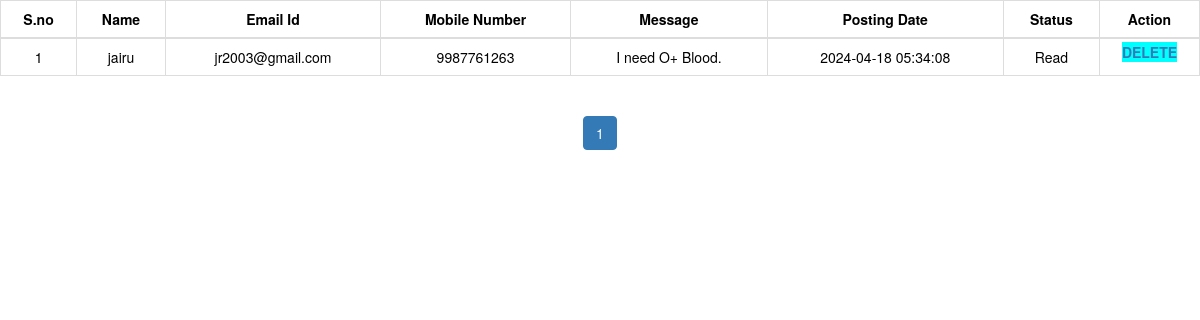
Page /admin/query.php (signed in) on the committed database.
### tables this page shows
create table contact_query(
query_id int auto_increment Not Null,
query_name varchar(100) NOT NULL,
query_mail varchar(120) NOT NULL,
query_number char(11) NOT NULL,
query_message longtext NOT NULL,
query_date timestamp NOT NULL DEFAULT CURRENT_TIMESTAMP,
query_status int(11) DEFAULT NULL,
Primary key(query_id)
);

### admin/query.php (the view, shortened to what this page needs)
<!DOCTYPE html>
<html>
<head>
    <link rel="stylesheet" href="https://maxcdn.bootstrapcdn.com/bootstrap/3.4.1/css/bootstrap.min.css">
</head>
<body style="color:black">
<?php
include 'conn.php';
if (isset($_SESSION['loggedin']) && $_SESSION['loggedin'] == true) {
    $limit = 10;
    $page = isset($_GET['page']) ? (int)$_GET['page'] : 1;
    $offset = ($page - 1) * $limit;
    $count = $offset + 1;
    $sql = "SELECT * FROM contact_query LIMIT {$offset}, {$limit}";
    $result = $conn->query($sql);
    if ($result->num_rows > 0) {
        echo '<div class="table-responsive">
                <table class="table table-bordered" style="text-align:center">
                    <thead style="text-align:center">
                        <th style="text-align:center">S.no</th>
                        <th style="text-align:center">Name</th>
                        <th style="text-align:center">Email Id</th>
                        <th style="text-align:center">Mobile Number</th>
                        <th style="text-align:center">Message</th>
                        <th style="text-align:center">Posting Date</th>
                        <th style="text-align:center">Status</th>
                        <th style="text-align:center">Action</th>
                    </thead>
                    <tbody>';
        while ($row = $result->fetch_assoc()) {
            echo '<tr>
                    <td>' . $count++ . '</td>
                    <td>' . htmlspecialchars($row['query_name']) . '</td>
                    <td>' . htmlspecialchars($row['query_mail']) . '</td>
                    <td>' . htmlspecialchars($row['query_number']) . '</td>
                    <td>' . htmlspecialchars($row['query_message']) . '</td>
                    <td>' . htmlspecialchars($row['query_date']) . '</td>';
            if ($row['query_status'] == 1) {
                echo '<td>Read<br></td>';
            } else {
                echo '<td><a href="query.php?id=' . $row['query_id'] . '" onclick="clickme(' . $row['query_id'] . ')"><b id="demo">Pending</b></a><br></td>';
            }
            echo '<td id="he" style="width:100px">
                    <a style="background-color:aqua" href="delete_query.php?id=' . $row['query_id'] . '"> Delete </a>
                  </td>
                  </tr>';
        }
        echo '</tbody>
              </table>
            </div>';
    }
    $sql1 = "SELECT COUNT(*) as total_records FROM contact_query";
    $result1 = $conn->query($sql1);
    $row = $result1->fetch_assoc();
    $total_records = $row['total_records'];
    $total_page = ceil($total_records / $limit);
    echo '<div class="table-responsive"style="text-align:center;align:center">
              <ul class="pagination admin-pagination">';
    for ($i = 1; $i <= $total_page; $i++) {
        if ($i == $page) {
            $active = "active";
        } else {
            $active = "";
        }
        echo '<li class="' . $active . '"><a href="query.php?page=' . $i . '">' . $i . '</a></li>';
    }
    echo '</ul>
          </div>';
}
?>
</body>
</html>

### admin/query.php (style rules this page uses)
#he { font-size: 14px; font-weight: 600; text-transform: uppercase; padding: 3px 7px; color: #fff; text-decoration: none; border-radius: 3px; align:center }

### rows in the picture
contact_query: query_name "jairu", query_mail "jr2003@gmail.com", query_number "9987761263", query_message "I need O+ Blood.", query_date "2024-04-18 05:34:08", query_status "Read"
